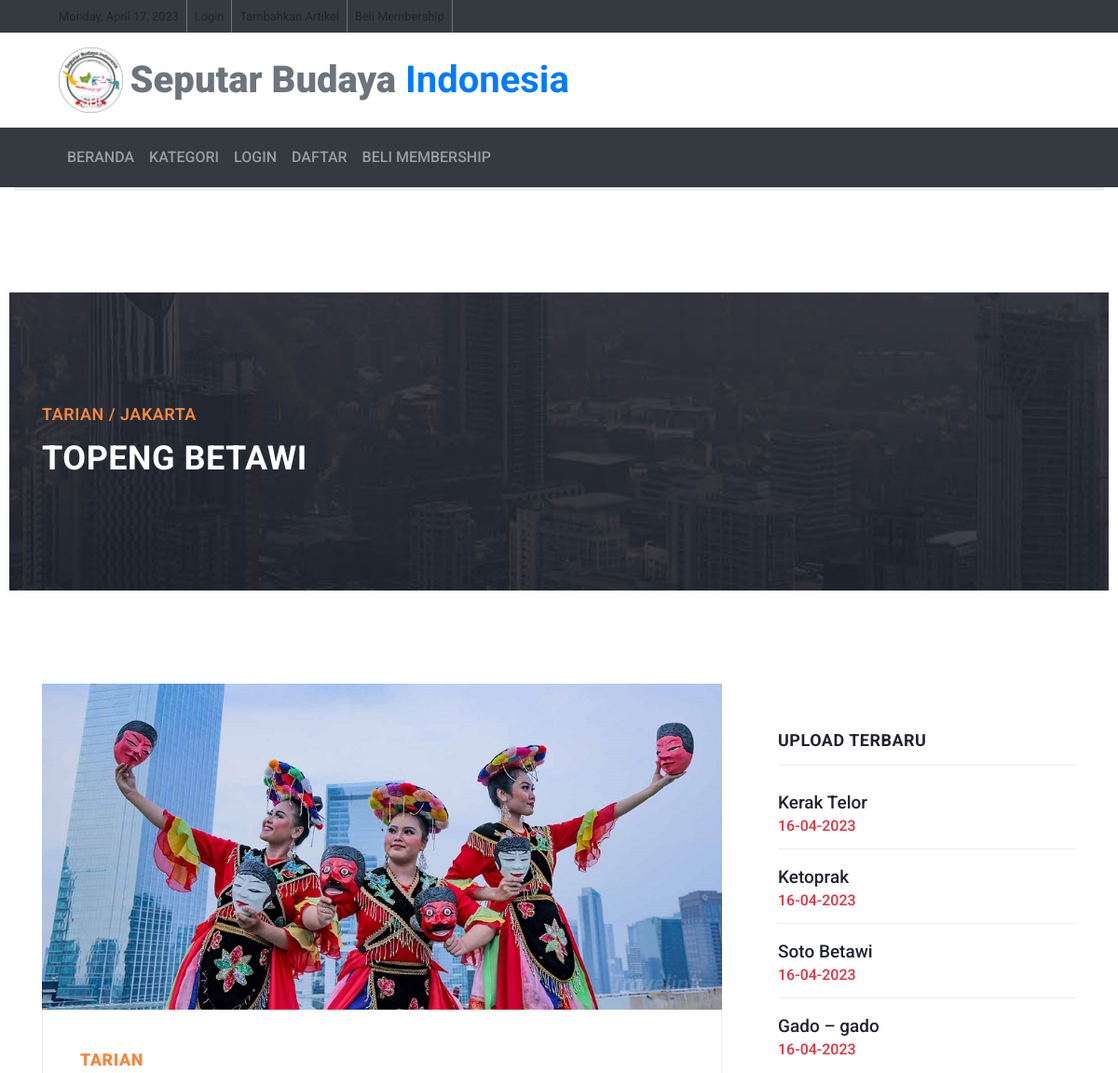
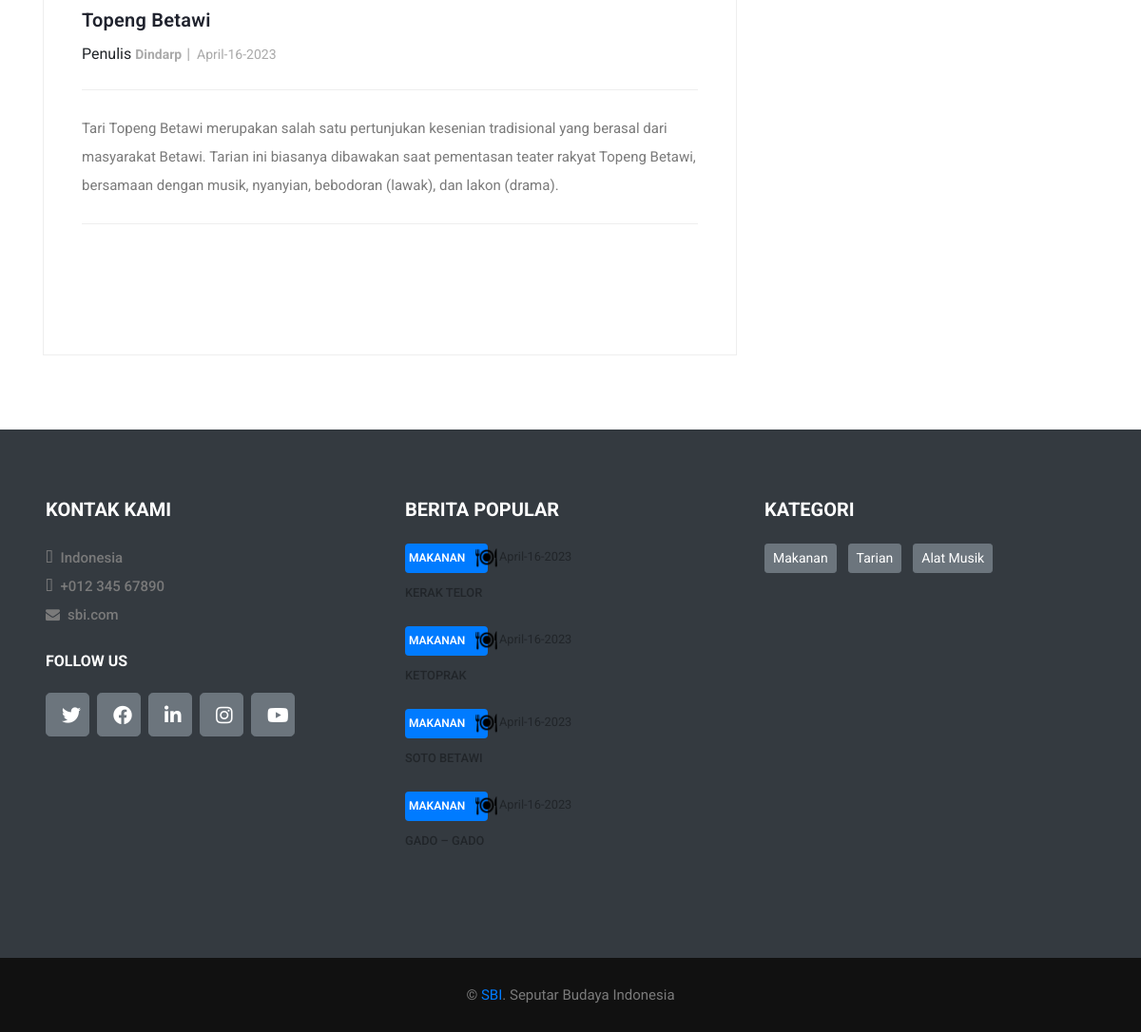
Page /detail/detail_konten/25 on the committed database (2 pictures, top to bottom).
### tables this page shows
CREATE TABLE `upload_content` (
  `id_konten` int(11) NOT NULL,
  `id_user` int(11) NOT NULL,
  `nama_penulis` varchar(80) NOT NULL,
  `judul_konten` varchar(255) NOT NULL,
  `daerah` varchar(50) NOT NULL,
  `kategori` varchar(50) NOT NULL,
  `kategori2` varchar(50) NOT NULL,
  `isi_konten` text NOT NULL,
  `gambar` text NOT NULL,
  `tgl_konten` datetime NOT NULL DEFAULT current_timestamp()
);

### application/controllers/Detail.php (called while the page is built)
<?php
class Detail extends CI_Controller {
    public function detail_konten($id_konten)
    {
        $data['barang'] = $this->model_home->detail_konten($id_konten);
        $berita_terbaru['berita_terbaru'] = $this->model_home->data_berita_terbaru()->result();
        $data_home_navbar['data_home_navbar'] = $this->model_home->data_home_navbar()->result();
        $data['home'] = $this->model_home->data_home()->result();
        $this->load->view('templates/header');
        $this->load->view('templates/navbar', $data_home_navbar);
        $this->load->view('detail', $data);
        $this->load->view('templates/footer');
        $this->load->view('templates/footer_content',$berita_terbaru);
    }
}

### index.php (called while the page is built, shortened)
<?php
require_once BASEPATH.'core/CodeIgniter.php';

### application/models/model_home.php (called while the page is built, shortened)
<?php
class Model_home extends CI_Model
{
    public function data_home()
    {
        $result = $this->db->get('upload_content', 4, 0);
        return $result;
    }
    public function data_berita_terbaru()
    {
        $this->db->order_by("tgl_konten", "desc");
        $result = $this->db->get('upload_content', 4, 0);
        return $result;
    }
    public function detail_konten($id_konten)
    {
        $query = $this->db->where('id_konten', $id_konten)->get('upload_content');
        if ($query->num_rows() > 0) {
            return $query->result();
        } else {
            return false;
        }
    }
}

### application/views/detail.php (the view, shortened to what this page needs)
<div class="container-fluid">
  <div class="card">
    <div class="card-bodyS">
      <?php foreach ($barang as $brg) : ?>
        <div class="row">
          <div class="col-md-5">
            <?php $daerah          = $brg->daerah; ?>
            <?php $kategori_folder = $brg->kategori; ?>
          </div>
        </div>
    </div>
  </div>
</div>
<!DOCTYPE html>
<html lang="en">
<head>
  <link href="vendor/bootstrap/css/bootstrap.min.css" rel="stylesheet">
  <link rel="stylesheet" href="<?= base_url() ?>assets_blog/css/fontawesome.css">
  <link rel="stylesheet" href="<?= base_url() ?>assets_blog/css/templatemo-stand-blog.css">
  <link rel="stylesheet" href="<?= base_url() ?>assets_blog/css/owl.css">
</head>
<body>
  <div class="heading-page header-text">
    <section class="page-heading">
      <div class="container">
        <div class="row">
          <div class="col-lg-12">
            <div class="text-content">
              <h4><?php echo $brg->kategori;  ?> / <?php echo $brg->daerah;  ?></h4>
              <h2><?php echo $brg->judul_konten;  ?></h2>
            </div>
          </div>
        </div>
      </div>
    </section>
  </div>
  <section class="blog-posts grid-system">
    <div class="container">
      <div class="row">
        <div class="col-lg-8">
          <div class="all-blog-posts">
            <div class="row">
              <div class="col-lg-12">
                <div class="blog-post">
                  <div class="blog-thumb">
                    <img src="<?= base_url() . '/upload_image/' . $daerah . '/' . strtolower($kategori_folder) . '/' . $brg->gambar ?>">
                  </div>
                  <div class="down-content">
                    <span><?php echo $brg->kategori; ?></span>
                    <a href="post-details.html">
                      <h4><?php echo $brg->judul_konten;  ?></h4>
                    </a>
                    <ul class="post-info">
                      <li>Penulis <a class="font-weight-bold" href="#"><?=$brg->nama_penulis?></li>
                      <li><?php $originalDate = $brg->tgl_konten;
                      $newDate = date("F-d-Y", strtotime($originalDate));?><a href="" ><?= $newDate ?></a></li>
                    </ul>
                    <p><?php echo $brg->isi_konten;  ?></p>
                    <br>
                    <br>
                    <br>
                  </div>
                <?php endforeach; ?>
                </div>
              </div>
            </div>
          </div>
        </div>
        <div class="col-lg-4">
          <div class="sidebar">
            <div class="row">
              <div class="col-lg-12">
                <div class="sidebar-item recent-posts">
                  <div class="sidebar-heading">
                    <div class="sidebar-item recent-posts">
                      <div class="sidebar-heading">
                        <h2>Upload Terbaru</h2>
                      </div>
                      <div class="content">
                        <ul>
                          <?php foreach ($home as $brg) : ?>
                            <li>
                              <a href="<?= base_url('detail/detail_konten/' . $brg->id_konten); ?>">
                                <h5><?= $brg->judul_konten; ?></h5>
                              </a>
                              <?php $originalDate = $brg->tgl_konten;
                              $newDate = date("d-m-Y", strtotime($originalDate)); ?>
                              <h6 class="text-danger" href=""><?= $newDate ?></h6>
                            </li>
                            <?php endforeach; ?>
                        </ul>
                      </div>
                    </div>
                  </div>
                </div>
              </div>
            </div>
          </div>
        </div>
      </div>
    </div>
  </section>
</body>
</html>

### application/views/templates/footer_content.php (shortened to what this page needs)
<div class="container-fluid bg-dark pt-5 px-lg-5 mt-5 px-4">
    <div class="row py-4">
        <div class="col-lg-4 col-md-6 mb-5">
            <h5 class="mb-4 text-white text-uppercase font-weight-bold">Kontak Kami</h5>
            <p class="font-weight-medium"><i class="fa fa-map-marker-alt mr-2"></i>Indonesia</p>
            <p class="font-weight-medium"><i class="fa fa-phone-alt mr-2"></i>+012 345 67890</p>
            <p class="font-weight-medium"><i class="fa fa-envelope mr-2"></i>sbi.com</p>
            <h6 class="mt-4 mb-4 text-white text-uppercase font-weight-bold">Follow Us</h6>
            <div class="d-flex justify-content-start">
                <a class="btn btn-lg btn-secondary btn-lg-square mr-2" href="#"><i class="fab fa-twitter"></i></a>
                <a class="btn btn-lg btn-secondary btn-lg-square mr-2" href="#"><i class="fab fa-facebook-f"></i></a>
                <a class="btn btn-lg btn-secondary btn-lg-square mr-2" href="#"><i class="fab fa-linkedin-in"></i></a>
                <a class="btn btn-lg btn-secondary btn-lg-square mr-2" href="#"><i class="fab fa-instagram"></i></a>
                <a class="btn btn-lg btn-secondary btn-lg-square" href="#"><i class="fab fa-youtube"></i></a>
            </div>
        </div>
        <div class="col-lg-4 col-md-6 mb-5">
            <h5 class="mb-4 text-white text-uppercase font-weight-bold">Berita Popular</h5>
            <div class="mb-3">
                <?php foreach ($home as $brt) :?>
                <div class="mb-2">
                <?php if ($brt->kategori == "makanan") { ?>
                    <a class="badge badge-primary text-uppercase font-weight-semi-bold p-1 mr-2 w-25" href="<?=base_url('kategori/makanan')?>"><?= $brt->kategori ?> <img src="<?= base_url() ?>assets/img/food-icon.png" style="height: 23px;" class="ml-2" alt=""></a>
                    <?php }; ?>
                    <?php $originalDate = $brt->tgl_konten; $newDate = date("F-d-Y", strtotime($originalDate));?><a class="text-body" href=""><small><?= $newDate ?></small></a>
                </div>
                <a class="small text-body text-uppercase font-weight-medium" href=""><?=$brt->judul_konten;?></a>
                <br>
                <br>
                <?php endforeach ; ?>
            </div>
        </div>
        <div class="col-lg-4 col-md-6 mb-5">
            <h5 class="mb-4 text-white text-uppercase font-weight-bold">kATEGORI</h5>
            <div class="m-n1">
            <a href="<?=base_url('kategori/makanan')?>" class="btn btn-sm btn-secondary m-1">Makanan</a>
                <a href="<?=base_url('kategori/tarian')?>" class="btn btn-sm btn-secondary m-1">Tarian</a>
                <a href="<?=base_url('kategori/alat_musik')?>" class="btn btn-sm btn-secondary m-1">Alat Musik</a>
            </div>
        </div>
    </div>
</div>
<div class="container-fluid py-4 px-sm-3 px-md-5" style="background: #111111;">
    <p class="m-0 text-center">&copy; <a href="#">SBI</a>. Seputar Budaya Indonesia
</div>

### assets_blog/css/templatemo-stand-blog.css (style rules this page uses)
body { font-family: 'Roboto', sans-serif; overflow-x: hidden; text-rendering: optimizeLegibility; -webkit-font-smoothing: antialiased; -moz-osx-font-smoothing: grayscale; }
p { margin-bottom: 0px; font-size: 15px; font-weight: 400; color: #7a7a7a; line-height: 30px; }
a { text-decoration: none!important; }
ul { padding: 0; margin: 0; list-style: none; }
h1,h2,h3,h4,h5,h6 { margin: 0px; }
.heading-page { padding-top: 110px; }
.page-heading { margin: 0px 10px; padding: 120px 0px; text-align: left; background-position: center center; background-repeat: no-repeat; background-size: cover; background-image: url(../images/heading-bg.jpg); }
.page-heading .text-content h4 { color: #f48840; font-size: 18px; text-transform: uppercase; font-weight: 900; letter-spacing: 0.5px; margin-bottom: 15px; }
.page-heading .text-content h2 { color: #fff; font-size: 36px; font-weight: 700; text-transform: uppercase; letter-spacing: 0.5px; }
.blog-posts { margin-top: 100px; }
.blog-posts .blog-post { margin-bottom: 30px; }
.blog-posts .blog-thumb img { width: 100%; overflow: hidden; }
.blog-posts .down-content { padding: 40px; border-right: 1px solid #eee; border-left: 1px solid #eee; border-bottom: 1px solid #eee; }
.blog-posts .down-content span { font-size: 18px; text-transform: uppercase; letter-spacing: 0.5px; font-weight: 900; color: #f48840; }
.blog-posts .down-content h4 { font-size: 24px; text-transform: capitalize; letter-spacing: 0.5px; font-weight: 900; color: #20232e; margin: 10px 0px 12px 0px; }
.blog-posts .down-content ul.post-info li { display: inline-block; margin-right: 8px; }
.blog-posts .down-content ul.post-info li:after { content: '|'; color: #aaa; margin-left: 8px; }
.blog-posts .down-content h4 { font-size: 20px; letter-spacing: 0.25px; }
.grid-system .down-content ul.post-info li { margin-right: 3px; }
.grid-system .down-content ul.post-info li:after { margin-left: 5px; }
.blog-posts .down-content ul.post-info li:last-child::after { display: none; }
.blog-posts .down-content ul.post-info li a { font-size: 14px; color: #aaa; font-weight: 400; transition: all .3s; }
.blog-posts .down-content p { padding: 25px 0px; margin: 25px 0px; border-top: 1px solid #eee; border-bottom: 1px solid #eee; }
.blog-posts .sidebar-heading h2 { font-size: 18px; text-transform: uppercase; font-weight: 900; letter-spacing: 0.5px; color: #20232e; border-bottom: 1px solid #eee; padding-bottom: 15px; margin-bottom: 25px; }
.sidebar { margin-left: 30px; }
.sidebar .sidebar-item { margin-top: 50px; }
.sidebar .sidebar-heading h2 { font-size: 18px; text-transform: uppercase; font-weight: 900; letter-spacing: 0.5px; color: #20232e; border-bottom: 1px solid #eee; padding-bottom: 15px; margin-bottom: 25px; }
.sidebar .recent-posts ul li { margin-bottom: 15px; padding-bottom: 15px; border-bottom: 1px solid #eee; }
.sidebar .recent-posts ul li:last-child { margin-bottom: 0px; padding-bottom: 0px; border-bottom: none; }
.sidebar .recent-posts ul li h5 { font-size: 19px; font-weight: 900; color: #20232e; line-height: 30px; transition: all 0.3s; }

### rows in the picture
upload_content: kategori "TARIAN", daerah "JAKARTA", judul_konten "TOPENG BETAWI", daerah+kategori+gambar (picture), judul_konten "Topeng Betawi", nama_penulis "Dindarp", tgl_konten "April-16-2023", isi_konten "Tari Topeng Betawi merupakan salah satu pertunjukan kesenian tradisional yang berasal dari masyarakat Betawi. Tarian ini biasanya dibawakan saat pementasan teater rakyat Topeng Betawi, bersamaan dengan musik, nyanyian, bebodoran (lawak), dan lakon (drama)."
upload_content: judul_konten "Kerak Telor", tgl_konten "16-04-2023", kategori "MAKANAN", tgl_konten "April-16-2023", judul_konten "KERAK TELOR"
upload_content: judul_konten "Ketoprak", tgl_konten "16-04-2023", kategori "MAKANAN", tgl_konten "April-16-2023", judul_konten "KETOPRAK"
upload_content: judul_konten "Soto Betawi", tgl_konten "16-04-2023", kategori "MAKANAN", tgl_konten "April-16-2023", judul_konten "SOTO BETAWI"
upload_content: judul_konten "Gado – gado", tgl_konten "16-04-2023", kategori "MAKANAN", tgl_konten "April-16-2023", judul_konten "GADO – GADO"
